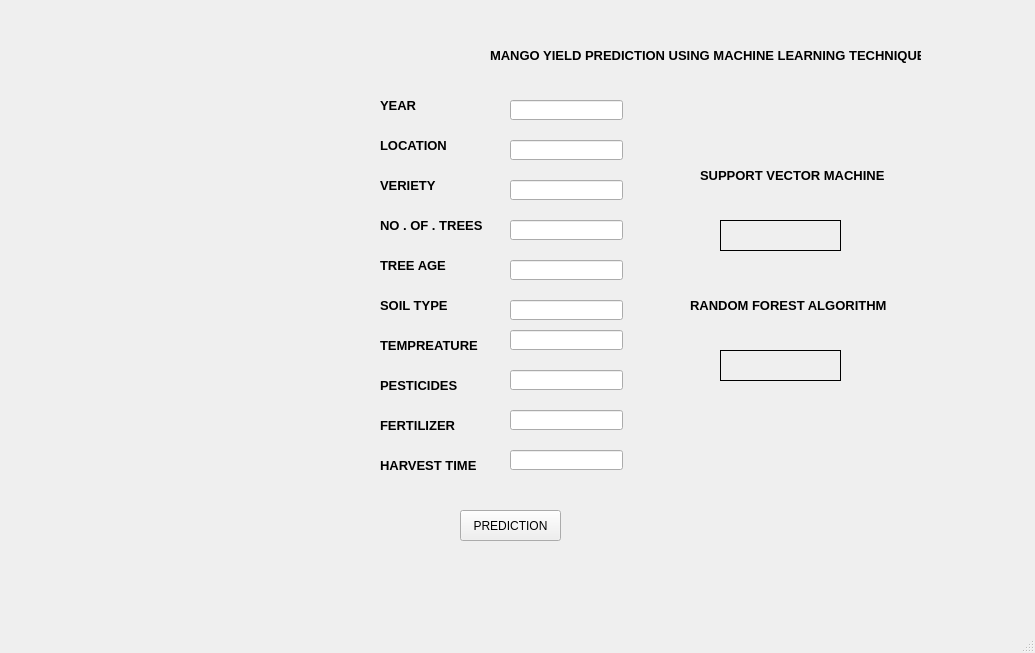
<?xml version="1.0" encoding="UTF-8"?>
<ui version="4.0">
 <class>MainWindow</class>
 <widget class="QMainWindow" name="MainWindow">
  <property name="geometry">
   <rect>
    <x>0</x>
    <y>0</y>
    <width>1035</width>
    <height>653</height>
   </rect>
  </property>
  <property name="windowTitle">
   <string>MainWindow</string>
  </property>
  <widget class="QWidget" name="centralwidget">
   <widget class="QLabel" name="label">
    <property name="geometry">
     <rect>
      <x>490</x>
      <y>40</y>
      <width>431</width>
      <height>31</height>
     </rect>
    </property>
    <property name="text">
     <string>&lt;html&gt;&lt;head/&gt;&lt;body&gt;&lt;p&gt;&lt;span style=&quot; font-size:10pt; font-weight:600;&quot;&gt;MANGO YIELD PREDICTION USING MACHINE LEARNING TECHNIQUES&lt;/span&gt;&lt;/p&gt;&lt;/body&gt;&lt;/html&gt;</string>
    </property>
   </widget>
   <widget class="QLabel" name="year">
    <property name="geometry">
     <rect>
      <x>380</x>
      <y>90</y>
      <width>131</width>
      <height>31</height>
     </rect>
    </property>
    <property name="text">
     <string>&lt;html&gt;&lt;head/&gt;&lt;body&gt;&lt;p&gt;&lt;span style=&quot; font-size:10pt; font-weight:600;&quot;&gt;YEAR&lt;/span&gt;&lt;/p&gt;&lt;/body&gt;&lt;/html&gt;</string>
    </property>
   </widget>
   <widget class="QLabel" name="location">
    <property name="geometry">
     <rect>
      <x>380</x>
      <y>130</y>
      <width>131</width>
      <height>31</height>
     </rect>
    </property>
    <property name="text">
     <string>&lt;html&gt;&lt;head/&gt;&lt;body&gt;&lt;p&gt;&lt;span style=&quot; font-size:10pt; font-weight:600;&quot;&gt;LOCATION&lt;/span&gt;&lt;/p&gt;&lt;/body&gt;&lt;/html&gt;</string>
    </property>
   </widget>
   <widget class="QLabel" name="veriety">
    <property name="geometry">
     <rect>
      <x>380</x>
      <y>170</y>
      <width>131</width>
      <height>31</height>
     </rect>
    </property>
    <property name="text">
     <string>&lt;html&gt;&lt;head/&gt;&lt;body&gt;&lt;p&gt;&lt;span style=&quot; font-size:10pt; font-weight:600;&quot;&gt;VERIETY&lt;/span&gt;&lt;/p&gt;&lt;/body&gt;&lt;/html&gt;</string>
    </property>
   </widget>
   <widget class="QLabel" name="trees">
    <property name="geometry">
     <rect>
      <x>380</x>
      <y>210</y>
      <width>131</width>
      <height>31</height>
     </rect>
    </property>
    <property name="text">
     <string>&lt;html&gt;&lt;head/&gt;&lt;body&gt;&lt;p&gt;&lt;span style=&quot; font-size:10pt; font-weight:600;&quot;&gt;NO . OF . TREES&lt;/span&gt;&lt;/p&gt;&lt;/body&gt;&lt;/html&gt;</string>
    </property>
   </widget>
   <widget class="QLabel" name="age">
    <property name="geometry">
     <rect>
      <x>380</x>
      <y>250</y>
      <width>131</width>
      <height>31</height>
     </rect>
    </property>
    <property name="text">
     <string>&lt;html&gt;&lt;head/&gt;&lt;body&gt;&lt;p&gt;&lt;span style=&quot; font-size:10pt; font-weight:600;&quot;&gt;TREE AGE&lt;/span&gt;&lt;/p&gt;&lt;/body&gt;&lt;/html&gt;</string>
    </property>
   </widget>
   <widget class="QLabel" name="soil">
    <property name="geometry">
     <rect>
      <x>380</x>
      <y>290</y>
      <width>131</width>
      <height>31</height>
     </rect>
    </property>
    <property name="text">
     <string>&lt;html&gt;&lt;head/&gt;&lt;body&gt;&lt;p&gt;&lt;span style=&quot; font-size:10pt; font-weight:600;&quot;&gt;SOIL TYPE&lt;/span&gt;&lt;/p&gt;&lt;/body&gt;&lt;/html&gt;</string>
    </property>
   </widget>
   <widget class="QLabel" name="temp">
    <property name="geometry">
     <rect>
      <x>380</x>
      <y>330</y>
      <width>131</width>
      <height>31</height>
     </rect>
    </property>
    <property name="text">
     <string>&lt;html&gt;&lt;head/&gt;&lt;body&gt;&lt;p&gt;&lt;span style=&quot; font-size:10pt; font-weight:600;&quot;&gt;TEMPREATURE&lt;/span&gt;&lt;/p&gt;&lt;/body&gt;&lt;/html&gt;</string>
    </property>
   </widget>
   <widget class="QLabel" name="pest">
    <property name="geometry">
     <rect>
      <x>380</x>
      <y>370</y>
      <width>131</width>
      <height>31</height>
     </rect>
    </property>
    <property name="text">
     <string>&lt;html&gt;&lt;head/&gt;&lt;body&gt;&lt;p&gt;&lt;span style=&quot; font-size:10pt; font-weight:600;&quot;&gt;PESTICIDES&lt;/span&gt;&lt;/p&gt;&lt;/body&gt;&lt;/html&gt;</string>
    </property>
   </widget>
   <widget class="QLabel" name="fert">
    <property name="geometry">
     <rect>
      <x>380</x>
      <y>410</y>
      <width>131</width>
      <height>31</height>
     </rect>
    </property>
    <property name="text">
     <string>&lt;html&gt;&lt;head/&gt;&lt;body&gt;&lt;p&gt;&lt;span style=&quot; font-size:10pt; font-weight:600;&quot;&gt;FERTILIZER&lt;/span&gt;&lt;/p&gt;&lt;/body&gt;&lt;/html&gt;</string>
    </property>
   </widget>
   <widget class="QLabel" name="harvest">
    <property name="geometry">
     <rect>
      <x>380</x>
      <y>450</y>
      <width>131</width>
      <height>31</height>
     </rect>
    </property>
    <property name="text">
     <string>&lt;html&gt;&lt;head/&gt;&lt;body&gt;&lt;p&gt;&lt;span style=&quot; font-size:10pt; font-weight:600;&quot;&gt;HARVEST TIME&lt;/span&gt;&lt;/p&gt;&lt;/body&gt;&lt;/html&gt;</string>
    </property>
   </widget>
   <widget class="QLineEdit" name="year_input">
    <property name="geometry">
     <rect>
      <x>510</x>
      <y>100</y>
      <width>113</width>
      <height>20</height>
     </rect>
    </property>
   </widget>
   <widget class="QLineEdit" name="ver_input">
    <property name="geometry">
     <rect>
      <x>510</x>
      <y>180</y>
      <width>113</width>
      <height>20</height>
     </rect>
    </property>
   </widget>
   <widget class="QLineEdit" name="temp_input">
    <property name="geometry">
     <rect>
      <x>510</x>
      <y>330</y>
      <width>113</width>
      <height>20</height>
     </rect>
    </property>
   </widget>
   <widget class="QLineEdit" name="time_input">
    <property name="geometry">
     <rect>
      <x>510</x>
      <y>450</y>
      <width>113</width>
      <height>20</height>
     </rect>
    </property>
   </widget>
   <widget class="QLineEdit" name="loc_input">
    <property name="geometry">
     <rect>
      <x>510</x>
      <y>140</y>
      <width>113</width>
      <height>20</height>
     </rect>
    </property>
   </widget>
   <widget class="QLineEdit" name="soil_input">
    <property name="geometry">
     <rect>
      <x>510</x>
      <y>300</y>
      <width>113</width>
      <height>20</height>
     </rect>
    </property>
   </widget>
   <widget class="QLineEdit" name="age_input">
    <property name="geometry">
     <rect>
      <x>510</x>
      <y>260</y>
      <width>113</width>
      <height>20</height>
     </rect>
    </property>
   </widget>
   <widget class="QLineEdit" name="tree_input">
    <property name="geometry">
     <rect>
      <x>510</x>
      <y>220</y>
      <width>113</width>
      <height>20</height>
     </rect>
    </property>
   </widget>
   <widget class="QLineEdit" name="pest_input">
    <property name="geometry">
     <rect>
      <x>510</x>
      <y>370</y>
      <width>113</width>
      <height>20</height>
     </rect>
    </property>
   </widget>
   <widget class="QLineEdit" name="fert_input">
    <property name="geometry">
     <rect>
      <x>510</x>
      <y>410</y>
      <width>113</width>
      <height>20</height>
     </rect>
    </property>
   </widget>
   <widget class="QPushButton" name="predict">
    <property name="geometry">
     <rect>
      <x>460</x>
      <y>510</y>
      <width>101</width>
      <height>31</height>
     </rect>
    </property>
    <property name="text">
     <string>PREDICTION</string>
    </property>
   </widget>
   <widget class="QLabel" name="svm">
    <property name="geometry">
     <rect>
      <x>700</x>
      <y>160</y>
      <width>261</width>
      <height>31</height>
     </rect>
    </property>
    <property name="text">
     <string>&lt;html&gt;&lt;head/&gt;&lt;body&gt;&lt;p&gt;&lt;span style=&quot; font-size:10pt; font-weight:600;&quot;&gt;SUPPORT VECTOR MACHINE &lt;/span&gt;&lt;/p&gt;&lt;/body&gt;&lt;/html&gt;</string>
    </property>
   </widget>
   <widget class="QLabel" name="svm_output">
    <property name="geometry">
     <rect>
      <x>720</x>
      <y>220</y>
      <width>121</width>
      <height>31</height>
     </rect>
    </property>
    <property name="frameShape">
     <enum>QFrame::Box</enum>
    </property>
    <property name="text">
     <string/>
    </property>
   </widget>
   <widget class="QLabel" name="random">
    <property name="geometry">
     <rect>
      <x>690</x>
      <y>290</y>
      <width>261</width>
      <height>31</height>
     </rect>
    </property>
    <property name="text">
     <string>&lt;html&gt;&lt;head/&gt;&lt;body&gt;&lt;p&gt;&lt;span style=&quot; font-size:10pt; font-weight:600;&quot;&gt;RANDOM FOREST ALGORITHM&lt;/span&gt;&lt;/p&gt;&lt;/body&gt;&lt;/html&gt;</string>
    </property>
   </widget>
   <widget class="QLabel" name="rf_output">
    <property name="geometry">
     <rect>
      <x>720</x>
      <y>350</y>
      <width>121</width>
      <height>31</height>
     </rect>
    </property>
    <property name="frameShape">
     <enum>QFrame::Box</enum>
    </property>
    <property name="text">
     <string/>
    </property>
   </widget>
  </widget>
  <widget class="QMenuBar" name="menubar">
   <property name="geometry">
    <rect>
     <x>0</x>
     <y>0</y>
     <width>1035</width>
     <height>21</height>
    </rect>
   </property>
  </widget>
  <widget class="QStatusBar" name="statusbar"/>
 </widget>
 <resources/>
 <connections/>
</ui>
